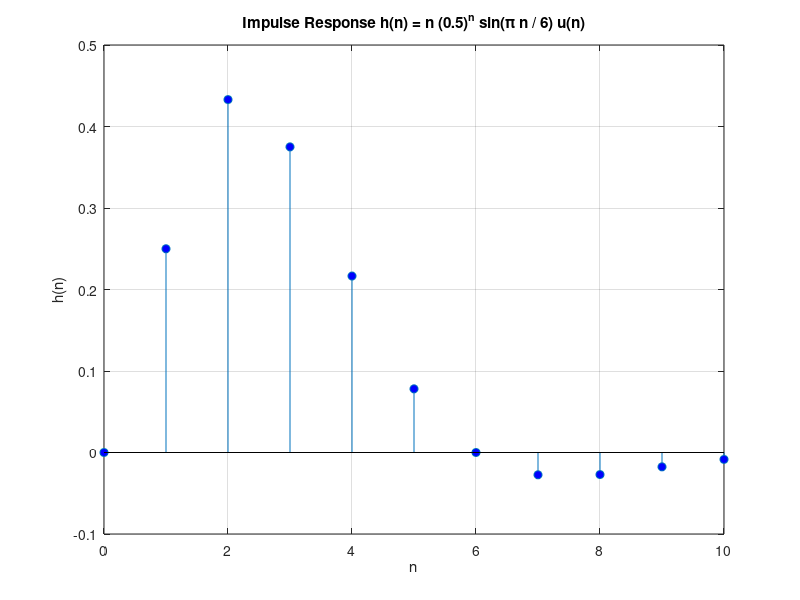

MATLAB code to generate this figure:
% Parameters for the impulse response
n = 0:10; % Define a range for n (0 to 20)
decay_factor = 0.5;          % Exponential decay base
frequency = pi / 6;          % Oscillation frequency in radians

% Calculate the impulse response h(n)
h_n = n .* (decay_factor .^ n) .* sin(frequency * n);

% Plot the impulse response h(n)
figure;
stem(n, h_n, 'filled', 'MarkerFaceColor', 'b');
xlabel('n');
ylabel('h(n)');
title('Impulse Response h(n) = n (0.5)^n sin(\pi n / 6) u(n)');
grid on;
